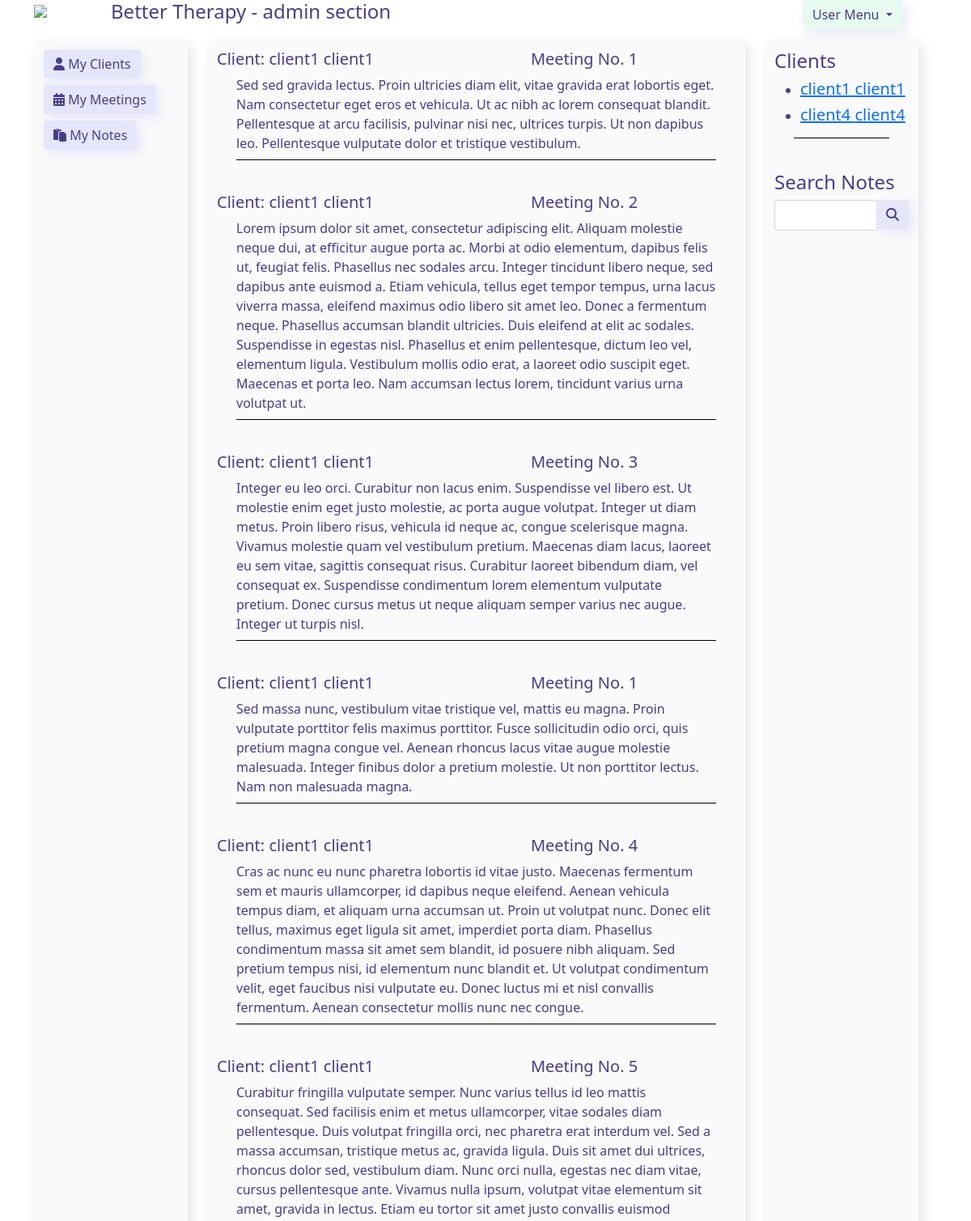
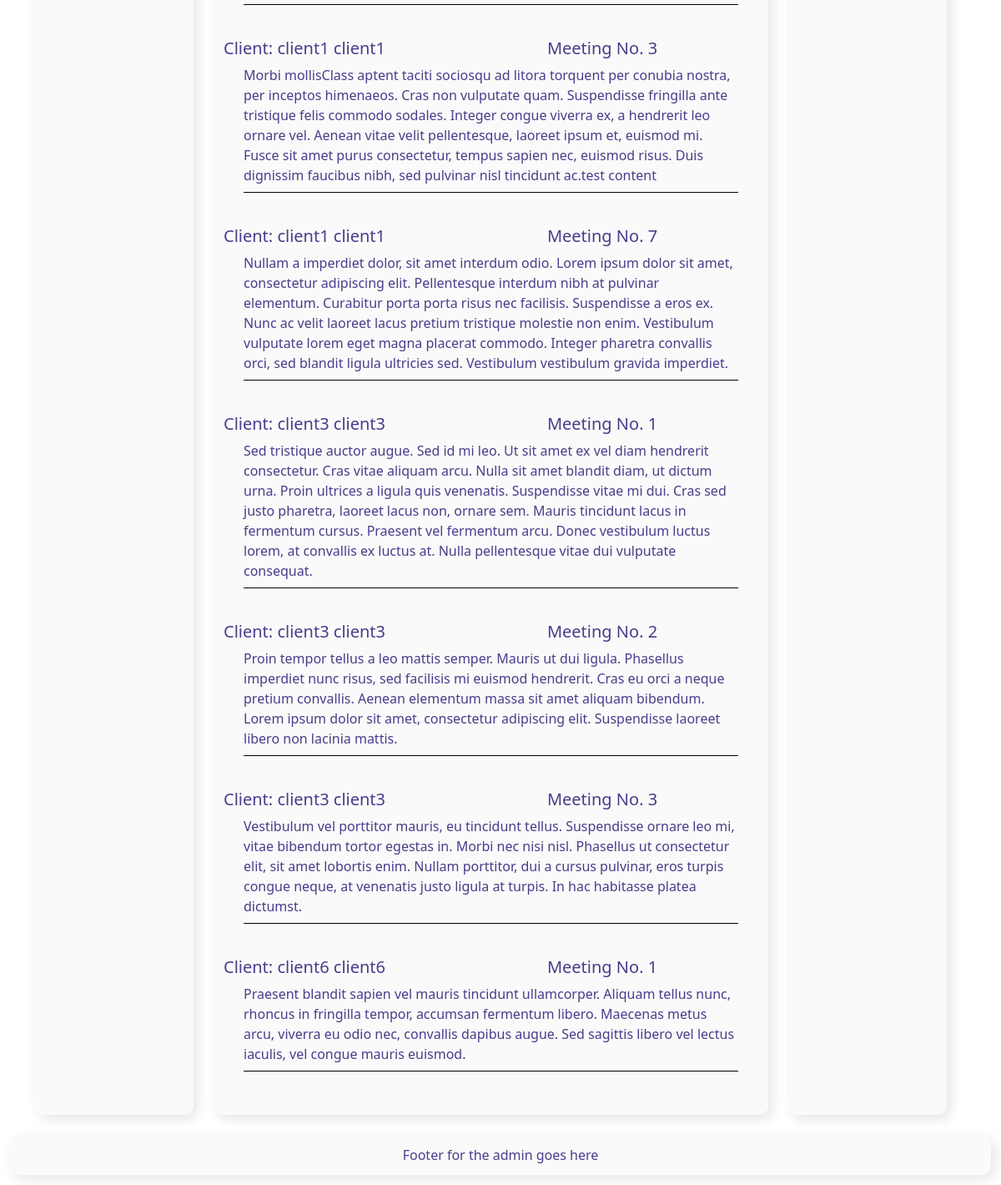
The page /code/admin/notes.php on the database its author committed (2 pictures, top to bottom).
### tables this page shows
CREATE TABLE notes (  
    id int NOT NULL primary key AUTO_INCREMENT,
    client int,
    FOREIGN KEY (client) REFERENCES client(id),
    therapist int,
    FOREIGN KEY (therapist) REFERENCES therapist(id),
    content text NOT NULL
);

CREATE TABLE client (  
    id int NOT NULL primary key AUTO_INCREMENT,
    firstName varchar(50),
    lastName varchar(50),
    phone char(10),
    email varchar(50),
    password varchar(255) NOT NULL DEFAULT 'PASSWORD',
    createdAt DATETIME,
    lastSeen DATETIME,
    therapist int,
    FOREIGN KEY (therapist) REFERENCES therapist(id)
);

CREATE TABLE meeting (  
    id int NOT NULL primary key AUTO_INCREMENT,
    client int DEFAULT 0,
    FOREIGN KEY (client) REFERENCES client(id) ON DELETE SET DEFAULT,
    therapist int DEFAULT 0,
    FOREIGN KEY (therapist) REFERENCES therapist(id) ON DELETE SET DEFAULT,
    clientNo int NOT NULL,
    dateTime DATETIME,
    duration int NOT NULL DEFAULT 50
    );

### code/models.php (called while the page is built, shortened)
<?php
$host = 'better_database';
$database = 'bettertherapy';
$user = 'better';
$pass = 'base2';
$charset = 'utf8mb4';
$dsn = "mysql:host=$host;dbname=$database;charset=$charset";
$options = [
    PDO::ATTR_ERRMODE => PDO::ERRMODE_EXCEPTION,
    PDO::ATTR_DEFAULT_FETCH_MODE => PDO::FETCH_ASSOC,
    PDO::ATTR_EMULATE_PREPARES => false,
];
try {
    $pdo = new PDO($dsn, $user, $pass, $options);
} catch (\PDOException $e) {
    throw new \PDOException($e->getMessage(), (int)$e->getCode());
}
function getClientList($therapist_id) {
    global $pdo;
    $client_list = $pdo->prepare('SELECT * from client WHERE therapist = ?');
    $client_list->execute([$therapist_id]);
    $result = $client_list->fetchAll();
    return $result;
};
function getClientDetails($client_id) {
    global $pdo;
    $client_list = $pdo->prepare('SELECT * from client WHERE id = ?');
    $client_list->execute([$client_id]);
    $result = $client_list->fetch();
    return $result;
};
function getMeetingDetails($meetingId) {
    global $pdo;
    $meeting = $pdo->prepare('SELECT * from meeting WHERE id = ?');
    $meeting->execute([$meetingId]);
    $result = $meeting->fetch();
    return $result;
};
function getTherapistNotes($therapistId) {
    global $pdo;
    $notesList = $pdo->prepare('SELECT * from notes WHERE therapist = ?');
    $notesList->execute([$therapistId]);
    $result = $notesList->fetchAll();
    return $result;
}

### code/admin/notes.php (the view)
<?php include 'includes/admin_header.php' ?>
<?php include '../models.php'?>
<?php
$therapist = '1';
$notes = getTherapistNotes($therapist);?>
    <div class="container">
        <div class="row">
            <div class="col-2 admin-box">
                <?php include 'includes/admin_navigation.php' ?>
            </div>
            <div class="col-7 admin-box">
                <?php foreach ($notes as $note) {
                    $clientDetails = getClientDetails($note['client']);
                    $clientName = $clientDetails['firstName'].' '.$clientDetails['lastName'];
                    $meetingDetails = getMeetingDetails($note['meeting']);
                    $meetingNo = $meetingDetails['clientNo'];
                    ?>
                    <div class="row">
                        <div class="col-7"><h5>Client: <?php echo $clientName;?></h5></div>
                        <div class="col-4"><h5>Meeting No. <?php echo $meetingNo;?></h5></div>
                    </div>
                        <div class="container"><?php echo $note['content'];?></div>
                    <div class="row separator"></div>
                <?php } ?>
            </div>
            <?php include 'includes/admin_sidebar.php'?>
        </div>
    </div>
<?php include 'includes/admin_footer.php' ?>

### code/admin/includes/admin_sidebar.php
<div class="col-2 admin-box">
    <h4>Clients</h4>
    <?php
    $therapist = '1';
    $clients = getClientList($therapist);
    ?>
    <ul>
            <?php foreach ($clients as $client) {
                ?><li>
                <h5>
                    <a href="./client_meeting.php?id=<?php echo $client['id'];?>">
                        <?php echo $client['firstName']." ".$client['lastName']?>
                    </a>
                </h5>
                </li>
    <?php } ?>
    </ul>
    <div class="separator"></div>
    <h4>Search Notes</h4>
    <form action="../admin/notes_search.php" method="get">
        <div class="input-group">
            <input type="text" name="search" class="form-control">
            <span class="input-group-btn">
                <button name="submit" class="btn btn-primary" type="submit">
                    <span class="fas fa-search"></span>
                </button>
            </span>
        </div>
    </form>
</div>

### code/admin/styles/admin_style.css (style rules this page uses)
* { box-sizing: border-box; }
.admin-box { background: rgb(250, 250, 250); box-shadow: 5px 5px 15px rgb(230, 230, 230); color:darkslateblue; margin: 1vw; border-radius: 10px; padding: 1vw; }
.btn-primary { background: rgb(230, 230, 250); color:darkslateblue; border: 0px solid gray; box-shadow: 5px 5px 15px rgb(230, 230, 250); }
.separator { height: 1px; background: black; margin: 1vh 3vh 5vh 3vh; }

### rows shown on the page
notes: client.lastName "client1 client1", meeting.clientNo "1", content "Sed sed gravida lectus. Proin ultricies diam elit, vitae gravida erat lobortis eget. Nam consectetur eget eros et vehicula. Ut ac nibh ac lorem consequat blandit. Pellentesque at arcu facilisis, pulvinar nisi nec, ultrices turpis. Ut non dapibus leo. Pellentesque vulputate dolor et tristique vestibulum."
notes: client.lastName "client1 client1", meeting.clientNo "2", content "Lorem ipsum dolor sit amet, consectetur adipiscing elit. Aliquam molestie neque dui, at efficitur augue porta ac. Morbi at odio elementum, dapibus felis ut, feugiat felis. Phasellus nec sodales arcu. Integer tincidunt libero neque, sed dapibus ante euismod a. Etiam vehicula, tellus eget tempor tempus, urna lacus viverra massa, eleifend maximus odio libero sit amet leo. Donec a fermentum neque. Phasellus accumsan blandit ultricies. Duis eleifend at elit ac sodales. Suspendisse in egestas nisl. Phasellus et enim pellentesque, dictum leo vel, elementum ligula. Vestibulum mollis odio erat, a laoreet odio suscipit eget. Maecenas et porta leo. Nam accumsan lectus lorem, tincidunt varius urna…"
notes: client.lastName "client1 client1", meeting.clientNo "3", content "Integer eu leo orci. Curabitur non lacus enim. Suspendisse vel libero est. Ut molestie enim eget justo molestie, ac porta augue volutpat. Integer ut diam metus. Proin libero risus, vehicula id neque ac, congue scelerisque magna. Vivamus molestie quam vel vestibulum pretium. Maecenas diam lacus, laoreet eu sem vitae, sagittis consequat risus. Curabitur laoreet bibendum diam, vel consequat ex. Suspendisse condimentum lorem elementum vulputate pretium. Donec cursus metus ut neque aliquam semper varius nec augue. Integer ut turpis nisl."
notes: client.lastName "client1 client1", meeting.clientNo "1", content "Sed massa nunc, vestibulum vitae tristique vel, mattis eu magna. Proin vulputate porttitor felis maximus porttitor. Fusce sollicitudin odio orci, quis pretium magna congue vel. Aenean rhoncus lacus vitae augue molestie malesuada. Integer finibus dolor a pretium molestie. Ut non porttitor lectus. Nam non malesuada magna."
notes: client.lastName "client1 client1", meeting.clientNo "4", content "Cras ac nunc eu nunc pharetra lobortis id vitae justo. Maecenas fermentum sem et mauris ullamcorper, id dapibus neque eleifend. Aenean vehicula tempus diam, et aliquam urna accumsan ut. Proin ut volutpat nunc. Donec elit tellus, maximus eget ligula sit amet, imperdiet porta diam. Phasellus condimentum massa sit amet sem blandit, id posuere nibh aliquam. Sed pretium tempus nisi, id elementum nunc blandit et. Ut volutpat condimentum velit, eget faucibus nisi vulputate eu. Donec luctus mi et nisl convallis fermentum. Aenean consectetur mollis nunc nec congue."
notes: client.lastName "client1 client1", meeting.clientNo "5", content "Curabitur fringilla vulputate semper. Nunc varius tellus id leo mattis consequat. Sed facilisis enim et metus ullamcorper, vitae sodales diam pellentesque. Duis volutpat fringilla orci, nec pharetra erat interdum vel. Sed a massa accumsan, tristique metus ac, gravida ligula. Duis sit amet dui ultrices, rhoncus dolor sed, vestibulum diam. Nunc orci nulla, egestas nec diam vitae, cursus pellentesque ante. Vivamus nulla ipsum, volutpat vitae elementum sit amet, gravida in lectus. Etiam eu tortor sit amet justo convallis euismod"
notes: client.lastName "client1 client1", meeting.clientNo "3", content "Morbi mollisClass aptent taciti sociosqu ad litora torquent per conubia nostra, per inceptos himenaeos. Cras non vulputate quam. Suspendisse fringilla ante tristique felis commodo sodales. Integer congue viverra ex, a hendrerit leo ornare vel. Aenean vitae velit pellentesque, laoreet ipsum et, euismod mi. Fusce sit amet purus consectetur, tempus sapien nec, euismod risus. Duis dignissim faucibus nibh, sed pulvinar nisl tincidunt ac.test content"
notes: client.lastName "client1 client1", meeting.clientNo "7", content "Nullam a imperdiet dolor, sit amet interdum odio. Lorem ipsum dolor sit amet, consectetur adipiscing elit. Pellentesque interdum nibh at pulvinar elementum. Curabitur porta porta risus nec facilisis. Suspendisse a eros ex. Nunc ac velit laoreet lacus pretium tristique molestie non enim. Vestibulum vulputate lorem eget magna placerat commodo. Integer pharetra convallis orci, sed blandit ligula ultricies sed. Vestibulum vestibulum gravida imperdiet."
notes: client.lastName "client3 client3", meeting.clientNo "1", content "Sed tristique auctor augue. Sed id mi leo. Ut sit amet ex vel diam hendrerit consectetur. Cras vitae aliquam arcu. Nulla sit amet blandit diam, ut dictum urna. Proin ultrices a ligula quis venenatis. Suspendisse vitae mi dui. Cras sed justo pharetra, laoreet lacus non, ornare sem. Mauris tincidunt lacus in fermentum cursus. Praesent vel fermentum arcu. Donec vestibulum luctus lorem, at convallis ex luctus at. Nulla pellentesque vitae dui vulputate consequat."
notes: client.lastName "client3 client3", meeting.clientNo "2", content "Proin tempor tellus a leo mattis semper. Mauris ut dui ligula. Phasellus imperdiet nunc risus, sed facilisis mi euismod hendrerit. Cras eu orci a neque pretium convallis. Aenean elementum massa sit amet aliquam bibendum. Lorem ipsum dolor sit amet, consectetur adipiscing elit. Suspendisse laoreet libero non lacinia mattis."
notes: client.lastName "client3 client3", meeting.clientNo "3", content "Vestibulum vel porttitor mauris, eu tincidunt tellus. Suspendisse ornare leo mi, vitae bibendum tortor egestas in. Morbi nec nisi nisl. Phasellus ut consectetur elit, sit amet lobortis enim. Nullam porttitor, dui a cursus pulvinar, eros turpis congue neque, at venenatis justo ligula at turpis. In hac habitasse platea dictumst."
notes: client.lastName "client6 client6", meeting.clientNo "1", content "Praesent blandit sapien vel mauris tincidunt ullamcorper. Aliquam tellus nunc, rhoncus in fringilla tempor, accumsan fermentum libero. Maecenas metus arcu, viverra eu odio nec, convallis dapibus augue. Sed sagittis libero vel lectus iaculis, vel congue mauris euismod."
client: firstName "client1", lastName "client1"
client: firstName "client4", lastName "client4"
